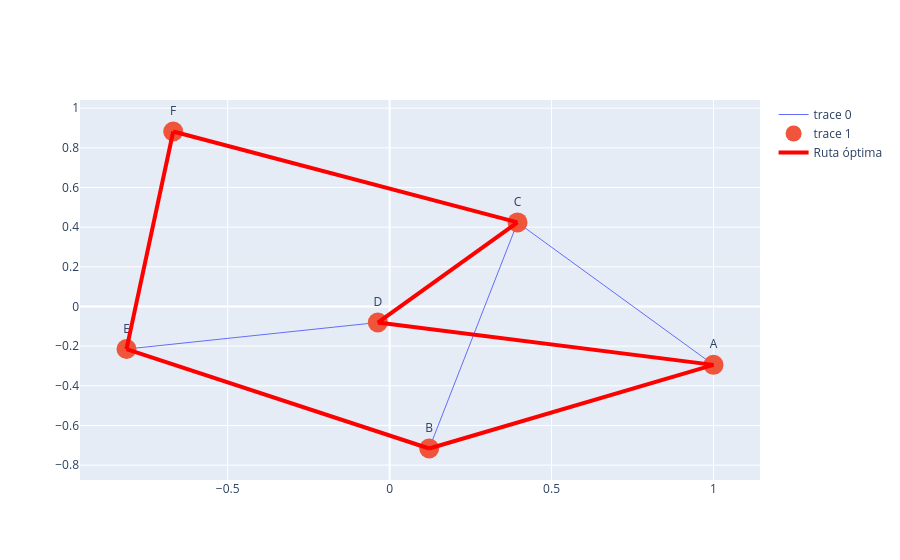

Write notebook code for a chart like this one.
### Markdown cell above
# 4. Visualizar la **ruta óptima resaltada**

Podemos pintar la ruta en rojo.

### Code cell
ruta_x = []
ruta_y = []

for i in range(len(ruta)-1):
    x0,y0 = pos[ruta[i]]
    x1,y1 = pos[ruta[i+1]]
    ruta_x += [x0,x1,None]
    ruta_y += [y0,y1,None]

ruta_trace = go.Scatter(
    x=ruta_x,
    y=ruta_y,
    mode="lines",
    line=dict(width=4,color="red"),
    name="Ruta óptima"
)

fig = go.Figure(data=[edge_trace,node_trace,ruta_trace])
fig.show()

### Figure 1 — Plotly figure (JSON) as saved in the notebook; plotly's stock layout.template omitted (floating-point values rounded to 4 significant figures)
{"data": [{"hoverinfo": "none", "line": {"width": 1}, "mode": "lines", "type": "scatter", "x": [1, 0.1222, null, 1, 0.3949, null, 1, -0.03648, null, 0.1222, 0.3949, null, 0.1222, -0.8124, null, 0.3949, -0.03648, null, 0.3949, -0.6682, null, -0.03648, -0.8124, null, -0.8124, -0.6682, null], "y": [-0.2944, -0.7161, null, -0.2944, 0.4237, null, -0.2944, -0.08083, null, -0.7161, 0.4237, null, -0.7161, -0.2146, null, 0.4237, -0.08083, null, 0.4237, 0.8823, null, -0.08083, -0.2146, null, -0.2146, 0.8823, null]}, {"marker": {"size": 20}, "mode": "markers+text", "text": ["A", "B", "C", "D", "E", "F"], "textposition": "top center", "type": "scatter", "x": [1, 0.1222, 0.3949, -0.03648, -0.8124, -0.6682], "y": [-0.2944, -0.7161, 0.4237, -0.08083, -0.2146, 0.8823]}, {"line": {"color": "red", "width": 4}, "mode": "lines", "name": "Ruta óptima", "type": "scatter", "x": [1, 0.1222, null, 0.1222, -0.8124, null, -0.8124, -0.6682, null, -0.6682, 0.3949, null, 0.3949, -0.03648, null, -0.03648, 1, null], "y": [-0.2944, -0.7161, null, -0.7161, -0.2146, null, -0.2146, 0.8823, null, 0.8823, 0.4237, null, 0.4237, -0.08083, null, -0.08083, -0.2944, null]}], "layout": {}}
